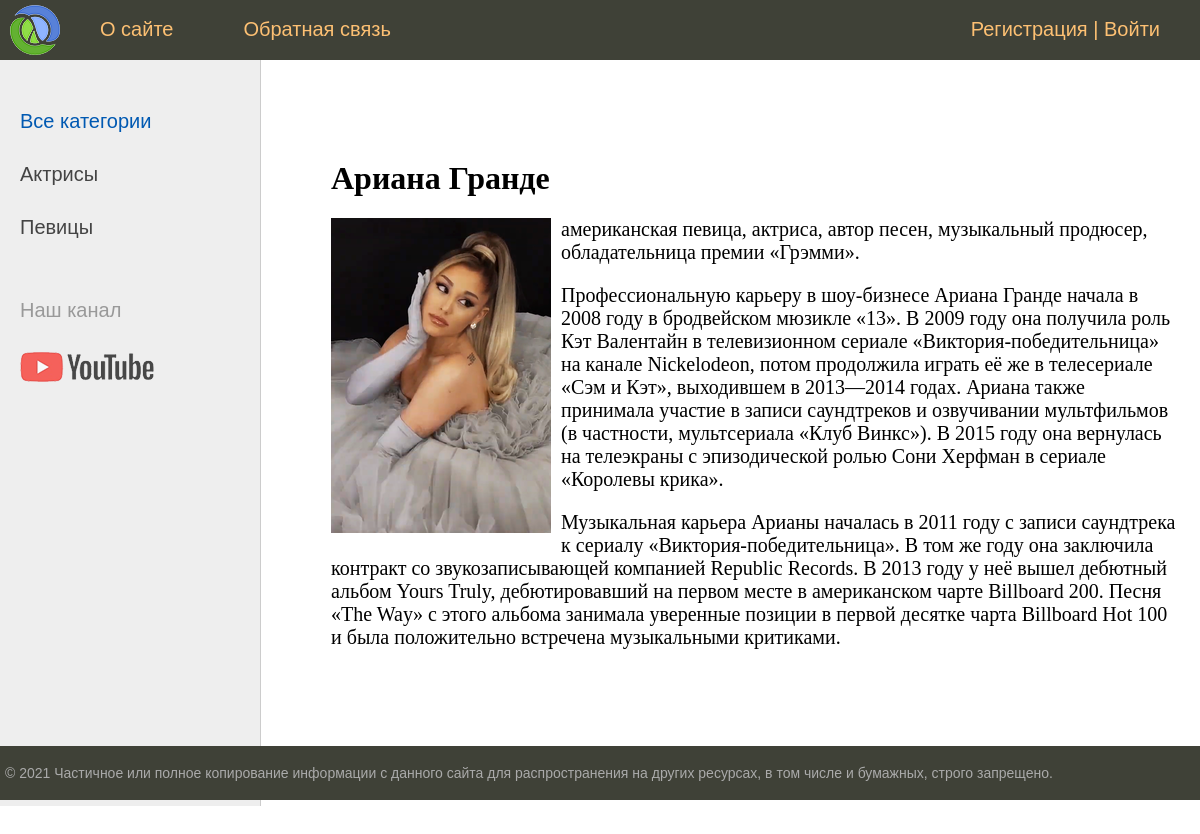
The app's page /post/ariana-grande/ with its own data.
### women/models.py (models this page shows, shortened)
class Categories(models.Model):
    name = models.CharField(max_length=100, db_index=True, verbose_name='Категория')
    slug = models.SlugField(max_length=255, unique=True, db_index=True, verbose_name='URL')
    class Meta:
        verbose_name = 'Категория'
        verbose_name_plural = 'Категории'
        ordering = ['name']
    def get_absolute_url(self):
        return reverse('category', kwargs={'cat_slug' : self.slug})

class Women(models.Model):
    title = models.CharField(max_length=255, verbose_name='Заголовок')
    slug = models.SlugField(max_length=255, unique=True, db_index=True, verbose_name='URL')
    content = models.TextField(blank=True, verbose_name='Текст статьи')
    photo = models.ImageField(upload_to = 'photos/%Y/%m/%d/', verbose_name='Выбрать/Изменить фото')
    time_create = models.DateTimeField(auto_now_add=True, verbose_name='Время создания')
    time_update = models.DateTimeField(auto_now=True, verbose_name='Время изменения')
    is_published = models.BooleanField(default=True, verbose_name='Публикация')
    cat = models.ForeignKey('Categories', on_delete=models.PROTECT, verbose_name='Категория')
    class Meta:
        verbose_name = 'Известные женщины'
        verbose_name_plural = 'Известные женщины'
    def __str__(self) -> str:
        return self.title

### women/views.py (the view)
# urls.py: path('post/<slug:post_slug>/', ShowPost.as_view(), name='post'),
class ShowPost(DataMixin,DetailView):
    model = Women
    template_name = 'women/post.html'
    slug_url_kwarg = 'post_slug'
    context_object_name = 'post'
    def get_context_data(self, **kwargs):
        context = super().get_context_data(**kwargs)
        c_def = self.get_user_context(title = context['post'])
        return dict(list(context.items()) + list(c_def.items()))

### women/utils.py (called while the page is built)
    def get_user_context(self, **kwargs):
        context = kwargs
        cats = cache.get('cats')
        if not cats:
            cats = Categories.objects.annotate(Count('women'))
            cache.set('cats', cats, 60)
        user_menu = menu.copy()
        if not self.request.user.is_authenticated:
            user_menu.pop(2)
        context['menu'] = user_menu
        context['cats'] = cats
        if 'cat_selected' not in context:
            context['cat_selected'] = 0
        return context

### women/templates/women/post.html
{% extends 'women/base.html' %}
{% block content %}
<h1>{{ post.title }}</h1>
{% if post.photo %}
<p><img class="img-article-left" src="{{ post.photo.url }}" alt=""></p>
{% endif %}
{% autoescape off %}
{{ post.content|linebreaks }}
{% endautoescape %}
{% endblock %}

### women/templates/women/base.html (shortened to what this page needs)
{% load static %}
{% load women_tags %}
<!DOCTYPE html>
<html>
<head>
	<link type="text/css" href="{% static 'women/css/styles.css' %}" rel="stylesheet" />
</head>
<body>
<table class="table-page" border=0 cellpadding="0" cellspacing="0">
<tr><td valign=top>
{% block mainmenu %}
		<div class="header">
			<ul id="mainmenu" class="mainmenu">
			<li class="logo"><a href="{% url 'home' %}"><div class="logo"></div></a></li>
		{% for m in menu %}
			<li><a href="{% url m.url_name %}">{{m.title}}</a></li>
		{% endfor %}
		{% if request.user.is_authenticated %}
		<li class="last">{{ user.username }} | <a href="{% url 'logout' %}">Выйти</a></li>
		{% else %}
		<li class="last"><a href="{% url 'register' %}">Регистрация</a> | <a href="{% url 'login' %}">Войти</a></li>
		{% endif %}
			</ul>
		</div>
{% endblock mainmenu %}
<table class="table-content" border=0 cellpadding="0" cellspacing="0">
<tr>
	<td valign="top" class="left-chapters">
		<ul id="leftchapters">
		{% if cat_selected == 0 %}
			<li class="selected">Все категории</li>
		{% else %}
			<li><a href="{% url 'home' %}">Все категории</a></li>
		{% endif %}
		{% for c in cats %}
		{% if c.women__count > 0 %}
		{% if c.pk == cat_selected %}
		<li class="selected">{{ c.name }}</li>
		{% else %}
		<li><a href="{{ c.get_absolute_url }}">{{ c.name }}</a></li>
		{% endif %}
		{% endif %}
		{% endfor %}
		<li class="share">
		<p>Наш канал</p>
		<a class="share-yt" href="https://www.youtube.com/channel/UClJzWfGWuGJL2t-3dYKcHTA/playlists" target="_blank" rel="nofollow"></a>
	</li>
	</ul>
</td>
<td valign="top" class="content">
	<div class="content-text">
{% block content %}
{% endblock %}
	</div>
</td></tr></table>
</td></tr>
<tr><td valign=top>
	<div id="footer">
		<p>&copy; 2021 Частичное или полное копирование информации с данного сайта для распространения на других ресурсах, в том числе и бумажных, строго запрещено.</p>
	</div>
</td></tr></table>
</body>
</html>

### women/static/women/css/styles.css (style rules this page uses)
html, body { font-family: 'Arial'; margin: 0; padding: 0; height: 100%; width: 100%; color: #444; }
a { color: #0059b2; text-decoration: none; }
img { max-width: 600px; height: auto; }
img.img-article-left { max-width: 300px; height: auto; float: left; padding: 0 10px 10px 0; }
.table-page { width: 100%; height: 100%; vertical-align: top; }
.table-page tr { height: 100%; }
.header { background: #3F4137; height: 60px; }
.logo { background: url('../images/logo.png') no-repeat 10px 5px; width: 70px; height: 60px; }
ul.mainmenu { list-style: none; margin: 0; padding: 0; height: 60px; color: #fdc073; font-size: 20px; overflow: hidden; }
ul.mainmenu li { float: left; margin: 18px 40px 0 30px; }
ul.mainmenu li.logo { margin: 0; }
ul.mainmenu li.last { float: right; }
ul.mainmenu li a { color: #fdc073; text-decoration: none; }
.table-content { width: 100%; min-height: 100%; height: 100%; }
.left-chapters { margin: 0; background: #eee; border-right: 1px solid #ccc; min-height: 100%; }
.left-chapters ul { width: 230px; min-height: 100%; margin: 0; padding: 20px 10px 10px 20px; list-style: none; font-size: 20px; }
.left-chapters ul li { margin: 30px 0 0 0; color: #999; }
.left-chapters ul li.selected { color: #0059b2; }
.left-chapters ul li a { color: #444; text-decoration: none; }
.left-chapters ul li.share { margin: 60px 0 0 0; }
.left-chapters ul li.share p { margin: 30px 0 30px 0; }
.left-chapters ul li.share a { display: inline-block; width: 40px; height: 40px; margin: 0 20px 0 0; }
.left-chapters ul li.share a.share-yt { width: 100%; height: 30px; background: url('../images/share_yt.png') no-repeat 0 0 }
.content { padding: 40px 20px 20px 40px; width: 100%; box-sizing: border-box; }
.content-text { margin: 60px 0 0 30px; color: #000; font-size: 20px; font-family: Yandex Sans Display Light; }
.content-text h1 { font-size: 32px; }
#footer { box-sizing: border-box; background: #3F4137; padding: 5px; color: #aaa; font-size: 14px; font-family: Verdana, Geneva, Arial, Helvetica; text-align: left; overflow: hidden; }

### records on screen
Categories: name "Актрисы"
Categories: name "Певицы"
Women: title "Ариана Гранде", photo (picture), content "американская певица, актриса, автор песен, музыкальный продюсер, обладательница премии «Грэмми». Профессиональную карьеру в шоу-бизнесе Ариана Гранде начала в 2008 году в бродвейском мюзикле «13». В 2009 году она получила роль Кэт Валентайн в телевизионном сериале «Виктория-победительница» на канале Nickelodeon, потом продолжила играть её же в телесериале «Сэм и Кэт», выходившем в 2013—2014 годах. Ариана также принимала участие в записи саундтреков и озвучивании мультфильмов (в частности, мультсериала «Клуб Винкс»). В 2015 году она вернулась на телеэкраны с эпизодической ролью Сони Херфман в сериале «Королевы крика». Музыкальная карьера Арианы началась в 2011 году с записи саундтрека к…"

### other values on screen
{{ m.title }} "О сайте" "Обратная связь"
